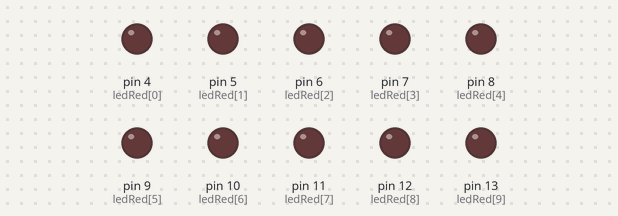
A sketch run on a simulated Arduino Uno, built with avr-gcc and run on an emulated ATmega328P. On the bench: output pins drawn as LEDs (lit = HIGH).

Above: at 0.03 s.
At 0.42 s:
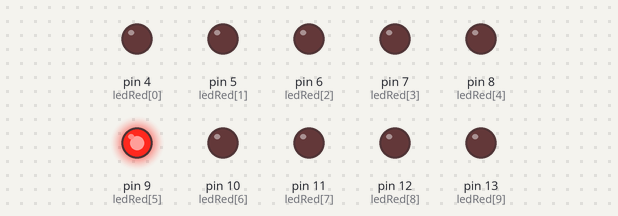
At 0.75 s:
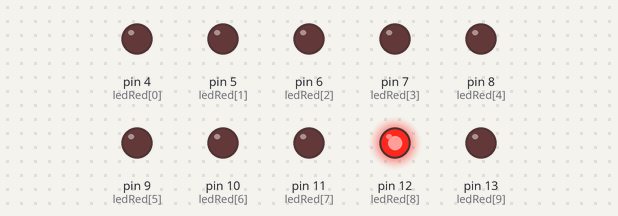
At 1.48 s:
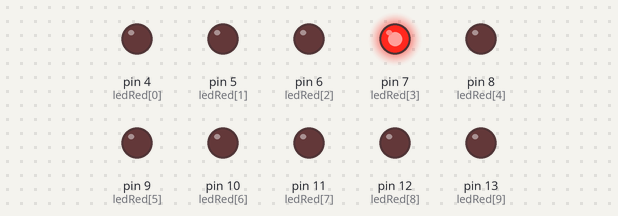
At 2.21 s:
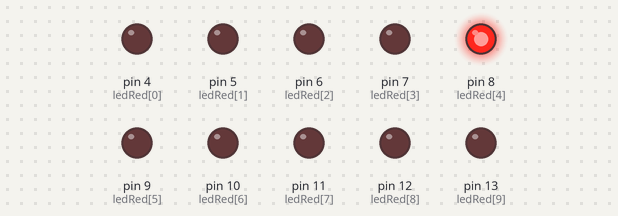
At 2.93 s:
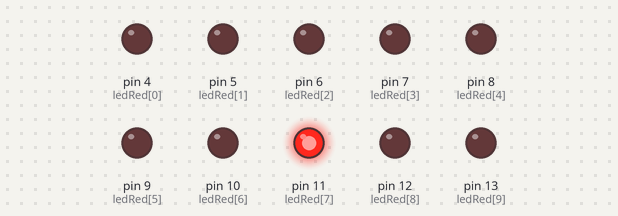
Timing chart, 0 to 3.2 s (numbered marks = the images above):
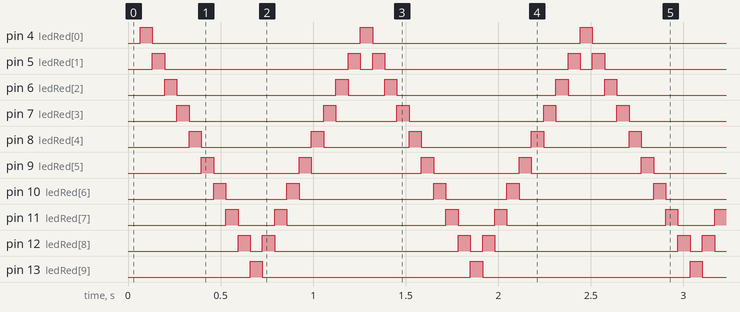

The sketch:

carrao-kit.ino
```cpp
/*
    descrição:
        Efeito de iluminação sequencial com LEDs como
        na série Super Máquina, o carro do Kitt
    autor: Bruna Landim
    data: 25/01/2021
*/

byte ledRed [] = {4,5,6,7,8,9,10,11,12,13};
int ledDelay(65);
int direcao = 1;
int currentLED = 0;
unsigned long mudarTempo;

void setup()
{
    for (int x = 0; x < 10; x++)
    {
        pinMode(ledRed[x],OUTPUT);
        mudarTempo = millis();
    }


}

void mudarLed()
{
    for(int x = 0; x < 10; x++)
    {
        digitalWrite(ledRed[x],LOW);

    }

     digitalWrite(ledRed[currentLED], HIGH);
    currentLED += direcao;
    if(currentLED == 9) {direcao = -1;}
    if(currentLED == 0) {direcao = 1;}
}

void loop()
{
    if((millis() - mudarTempo) > ledDelay)
    {
        mudarLed();
        mudarTempo = millis();
    }
}
```

Measured:
- by itself, pin 4 (ledRed[0]), pin 13 (ledRed[9]): alternates HIGH for 0.07 s and LOW for 1.1 s
- by itself, pin 5 (ledRed[1]): repeats every 1.2 s: LOW 0.99 s, HIGH 0.07 s, LOW 0.07 s, HIGH 0.07 s
- by itself, pin 6 (ledRed[2]): repeats every 1.2 s: LOW 0.86 s, HIGH 0.07 s, LOW 0.20 s, HIGH 0.07 s
- by itself, pin 7 (ledRed[3]): repeats every 1.2 s: LOW 0.73 s, HIGH 0.07 s, LOW 0.33 s, HIGH 0.07 s
- by itself, pin 8 (ledRed[4]): repeats every 1.2 s: LOW 0.59 s, HIGH 0.07 s, LOW 0.46 s, HIGH 0.07 s
- by itself, pin 9 (ledRed[5]): repeats every 1.2 s: LOW 0.46 s, HIGH 0.07 s, LOW 0.59 s, HIGH 0.07 s
- by itself, pin 10 (ledRed[6]): repeats every 1.2 s: LOW 0.33 s, HIGH 0.07 s, LOW 0.73 s, HIGH 0.07 s
- by itself, pin 11 (ledRed[7]): repeats every 1.2 s: LOW 0.20 s, HIGH 0.07 s, LOW 0.86 s, HIGH 0.07 s
